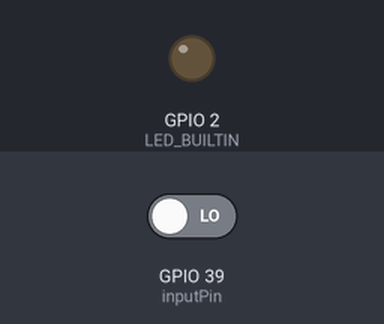
Bench run of a sketch on a simulated ESP32. On the bench: output pins drawn as LEDs (lit = HIGH). The test bench sets the inputs (shaded band); at power-on: GPIO 39 (inputPin) LOW.

Above: at 1.2 s.
1.3 s: GPIO 39 (inputPin) driven HIGH
At 1.8 s:
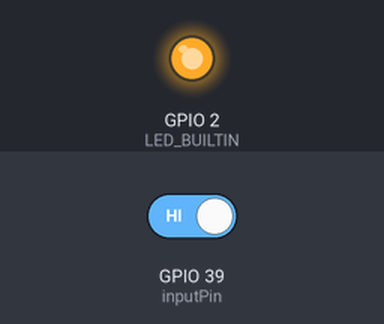
2.8 s: GPIO 39 (inputPin) driven LOW
At 4.1 s:
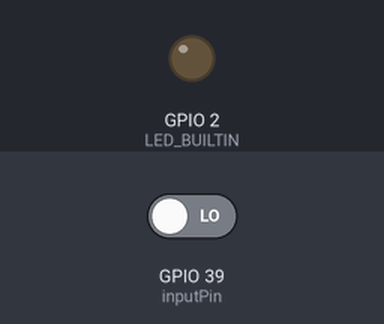
Timing chart, 0 to 5.8 s (numbered marks = the images above; inputs shaded):
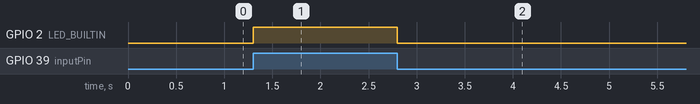

Measured:
- after the input at 1.3 s, GPIO 2 (LED_BUILTIN): LOW → HIGH at once
- after the input at 2.8 s, GPIO 2 (LED_BUILTIN): HIGH → LOW at once

The sketch:

PIR_Sensor.ino
```cpp
int inputPin = 39;               // choose the input pin (for PIR sensor)
int pirState = LOW;             // we start, assuming no motion detected
int val = 0;                    // variable for reading the pin status

void setup() {
  pinMode(LED_BUILTIN, OUTPUT);
  pinMode(inputPin, INPUT);     // declare sensor as input

  Serial.begin(115200);
}

void loop(){
  val = digitalRead(inputPin);  // read input value

  if (val == HIGH)	// check if the input is HIGH
  {
    digitalWrite(LED_BUILTIN, HIGH);  // turn LED ON
  }
  else
  {
    digitalWrite(LED_BUILTIN, LOW); // turn LED OFF
  }
}
```
